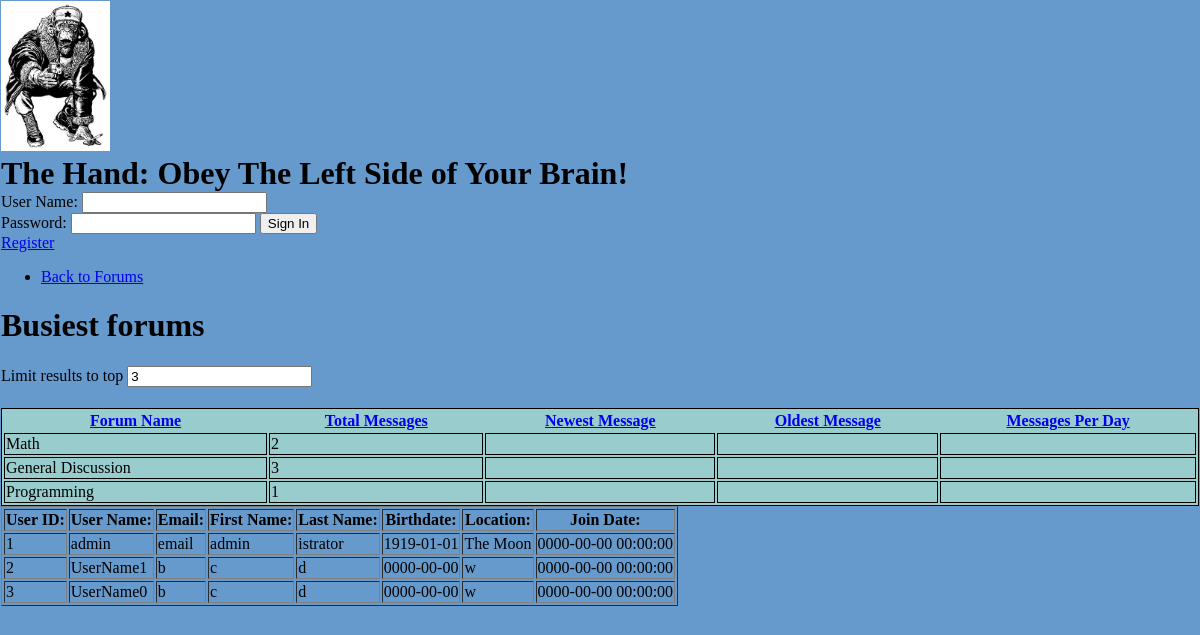
Screenshot of /forum/demo1.php with the database file from the repository.
### tables this page shows
CREATE TABLE User(
  user_id SMALLINT UNSIGNED NOT NULL AUTO_INCREMENT PRIMARY KEY,
  user_name VARCHAR(32) NOT NULL UNIQUE,
  password VARCHAR(40) NOT NULL,
  email VARCHAR(32) NOT NULL,
  first_name VARCHAR(32),
  last_name VARCHAR(32),
  birthdate DATE NOT NULL,
  location VARCHAR(64),
  join_time TIMESTAMP NOT NULL,
  logon_time TIMESTAMP NULL,
  logon_count MEDIUMINT UNSIGNED NOT NULL DEFAULT 0,
  avatar_location VARCHAR(64)
);

### forum/forum_lib.php (called while the page is built, shortened)
<?php
function demo1($con,$OrderByIndex, $HowMany){
	$query = 'SELECT StatQry.*, '
	. ' (SELECT CASE TIMESTAMPDIFF(DAY, OldestMsg, NewestMsg) '
	.	' WHEN 0 THEN StatQry.num_messages ELSE StatQry.num_messages / TIMESTAMPDIFF(DAY, OldestMsg, NewestMsg) END) AS MsgPerDay '
	. ' FROM '
	. '(SELECT '
	. '	MessageLevelView.forum_name, '
	. '	COUNT(DISTINCT MessageLevelView.message_id) as num_messages, '
	. '	MAX(MessageLevelView.creation_time) AS NewestMsg, '
	. '	MIN(MessageLevelView.creation_time) As OldestMsg '
	. ' FROM MessageLevelView '
	. ' GROUP BY MessageLevelView.forum_id) StatQry ';
  $result = mysql_query($query, $con);
  return $result;
}
?>

### forum/demo1.php (the view, shortened to what this page needs)
<?php include('forum_lib.php'); ?>
<!DOCTYPE html PUBLIC "-//W3C//DTD XHTML 1.0 Strict//EN""http://www.w3.org/TR/xhtml1/DTD/xhtml1-strict.dtd">
<html xmlns="http://www.w3.org/1999/xhtml" xml:lang="en" lang="en">
<head>
<link rel="stylesheet" type="text/css" media="screen" href="style.php">
</head>
<body>
  <div id="container">
    <div id="header">
      <img src="comrade_chimp.jpg" alt=":-)" height="150" class="picture"/>
      <h1 id="title">The Hand: Obey The Left Side of Your Brain!</h1>
    </div>
    <div id="navigator">
      <?php
	 if(isset($_SESSION['u_id'])){
	   echo '<a href="?logout=true">Logout</a>';
	 }
	 else{
  	   echo '<div id="login_box">';
	   echo '<form action="' . $_SERVER['PHP_SELF'] . '" method="post">';
	   echo <<<EOT
		 <span class="textbox_label">User Name:</span>
		 <input type="text" name="login_user_name"/>
		 <br/>
		 <span class="textbox_label">Password:</span>
		 <input type="password" name="login_password"/>
		 <input type="submit" name="login_submit" value="Sign In"/>
	         </form>
	         <a href="register.php">Register</a>
	         </div>
EOT;
	 }
	 ?>
      <div class="nav_links">
	<ul class="link_list">
	  <li><a class="link" href="forumMain.php">Back to Forums</a></li>
	</ul>
      </div>
    </div>
    <div id="content">
      <div class="display">
	<table id="forums" class="display_table">
	  <tr class="display_row">
	    <th class="display_head"><a href="demo1.php?c_id=1">Forum Name</a></th>
	    <th class="display_head"><a href="demo1.php?c_id=2">Total Messages</a></th>
	    <th class="display_head"><a href="demo1.php?c_id=3">Newest Message</a></th>
	    <th class="display_head"><a href="demo1.php?c_id=4">Oldest Message</a></th>
	    <th class="display_head"><a href="demo1.php?c_id=5">Messages Per Day</a></th>
	  </tr>
	  <h1>Busiest forums</h1>
	  <p>Limit results to top <input type="text" value="3" name="HowMany" /></p>
	  <?php
	     $connect = connectForum();
	     $result  = demo1($connect, $_GET['c_id'], $_SESSION['HowMany']);
	     while($row = mysql_fetch_array($result)){
	       echo '<tr>';
	       echo '<td class="display_cell">' . $row['forum_name'] . '</td>';
	       echo '<td class="display_cell">' . $row['num_messages'] . '</td>';
	       echo '<td class="display_cell">' . $row['NewestMsg'] . '</td>';
	       echo '<td class="display_cell">' . $row['OldestMsg'] . '</td>';
	       echo '<td class="display_cell">' . $row['MsgPerDay'] . '</td>';
	       echo '</tr>';
	     }
	     ?>
	</table>
	<table border="1">
	  <tr>
	    <th>User ID:</th>
	    <th>User Name:</th>
	    <th>Email:</th>
	    <th>First Name:</th>
	    <th>Last Name:</th>
	    <th>Birthdate:</th>
	    <th>Location:</th>
	    <th>Join Date:</th>
	  </tr>
	<?php
	  $connect = connectForum();
	  $query = 'SELECT * FROM User';
	  $result = mysql_query($query, $connect);
	  while($row = mysql_fetch_array($result)){
	    echo '<tr>';
	    echo '<td>' . $row['user_id'] . '</td>';
	    echo '<td>' . $row['user_name'] . '</td>';
	    echo '<td>' . $row['email'] . '</td>';
	    echo '<td>' . $row['first_name'] . '</td>';
	    echo '<td>' . $row['last_name'] . '</td>';
	    echo '<td>' . $row['birthdate'] . '</td>';
	    echo '<td>' . $row['location'] . '</td>';
	    echo '<td>' . $row['join_time'] . '</td>';
	    echo '</tr>';
	  }
	?>
	</table>
      </div>
    </div>
  </div>
</body>
</html>

### rows the page displays
user: user_id "1", user_name "admin", email "email", first_name "admin", last_name "istrator", birthdate "1919-01-01", location "The Moon", join_time "0000-00-00 00:00:00"
user: user_id "2", user_name "UserName1", email "b", first_name "c", last_name "d", birthdate "0000-00-00", location "w", join_time "0000-00-00 00:00:00"
user: user_id "3", user_name "UserName0", email "b", first_name "c", last_name "d", birthdate "0000-00-00", location "w", join_time "0000-00-00 00:00:00"

### other values shown
$row['forum_name'] "Math"
$row['num_messages'] "2"
$row['forum_name'] "General Discussion"
$row['num_messages'] "3"
$row['forum_name'] "Programming"
$row['num_messages'] "1"
